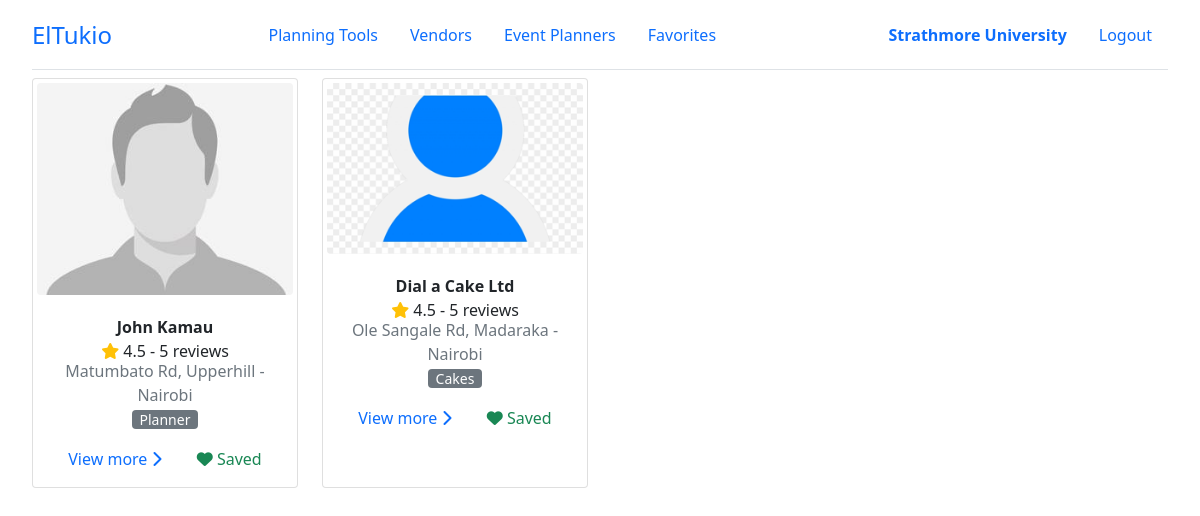
The app's page /organizer/bookmarks/ (signed in) with its own data.
### el_tukio/models.py (models this page shows, shortened)
class User(AbstractUser):
    class UserType(models.IntegerChoices):
        ORGANIZER = 0, _('Organizer')
        PLANNER = 1, _('Planner')
        VENDOR = 3, _('Vendor')
        __empty__ = _('(Unkown)')
    user_type = models.SmallIntegerField(blank=True, null=True, choices=UserType.choices)
    phone_number = PhoneNumberField(blank=True, null=True, unique=True)
    profile = models.ImageField(default='default.png', upload_to='profile_pics')
    @property
    def is_organizer(self):
        return self.user_type == self.UserType.ORGANIZER
    @property
    def is_planner(self):
        return self.user_type == self.UserType.PLANNER
    @property
    def is_vendor(self):
        return self.user_type == self.UserType.VENDOR
    @property
    def full_name(self):
        return f'{self.first_name} {self.last_name}'
    class Meta:
        ordering = ['last_name', 'first_name']

class Planner(models.Model):
    user = models.OneToOneField(User, on_delete=CASCADE, primary_key=True)
    description = models.TextField(max_length=5000, help_text='Brief description of your business')
    services_offered = models.TextField(max_length=5000, help_text='List the particular services your business offers')
    city = models.CharField(max_length=100, help_text='Primary (Current) city of residence')
    location = models.CharField(max_length=200, help_text='EG: Ole Sangale Rd, Madaraka')  # street code
    up_for_business = models.BooleanField(default=True, help_text='Ready to take business at the moment?')
    bookmarks = models.ManyToManyField(User, related_name='planner_bookmarks')

class Vendor(models.Model):
    user = models.OneToOneField(User, on_delete=CASCADE, primary_key=True)
    business_name = models.CharField(max_length=100)
    category = models.ForeignKey(VendorCategory, on_delete=SET_NULL, null=True, blank=True, help_text='Select a category for your business.')
    description = models.TextField(max_length=5000, help_text='Brief description of your business')
    services_offered = models.TextField(max_length=5000, help_text='List the particular services your business offers')
    city = models.CharField(max_length=100, help_text='City in which your business is located')
    location = models.CharField(max_length=200, help_text='EG: Ole Sangale Rd, Madaraka')  # street code
    open_hours = models.CharField(max_length=500, default='24/7', help_text='Business service (working) times')
    up_for_business = models.BooleanField(default=True, help_text='Ready to take business at the moment?')

class VendorCategory(models.Model):
    name = models.CharField( max_length=200, help_text='Select a category (EG: Venues)')

### el_tukio/utils/decorators.py (the view)
    def wrapper_func(request, *args, **kwargs):
        if request.user.is_authenticated and (request.user.is_planner or request.user.is_organizer):
            return view_func(request, *args, **kwargs)
        else:
            error_msg = 'Unauthorised action. You must be an event planner or organizer to access this page!'
            return HttpResponse(error_msg)

### el_tukio/views/main.py (called while the page is built)
@planner_or_organizer_required
def bookmarks(request, user_type):
    context = {}
    bookmarked_ids = list()
    if (request.user.is_organizer):
        bookmarked_ids = list(request.user.organizer.bookmarks.all().values('id'))
    elif (request.user.is_planner):
        bookmarked_ids = list(request.user.planner.bookmarks.all().values('id'))
    bookmarked_ids = tuple([x['id'] for x in bookmarked_ids])
    context['bookmarks'] = list(Planner.objects.filter(user_id__in=bookmarked_ids))
    context['bookmarks'] += list(Vendor.objects.filter(user_id__in=bookmarked_ids))
    return render(request, 'main/bookmarks.html', context)

### templates/main/bookmarks.html (shortened to what this page needs)
{% extends 'base.html' %}
{% block body %}
{% include 'components/header.html' %}
<div class="row row-cols-1 row-cols-md-3 row-cols-lg-4">
    {% for seller in bookmarks %}
    <div class="col">
        <div class="card h-100">
            <img src="{{ seller.user.profile.url }}" class="rounded m-1" alt="profile">
            <div class="card-body">
                <div class="fs-6"><strong>
                    {% if seller.user.is_vendor %}
                    {{ seller.business_name }}
                    {% else %}
                    {{ seller.user.full_name }}
                    {% endif %}
                </strong></div>
                <div class="rating">
                    <span class="text-warning"><i class="fas fa-star"></i></span>
                    <span class="num">4.5 - 5 reviews</span>
                </div>
                <div class="card-subtitle text-muted">{{ seller.location }} - {{ seller.city }}</div>
                <small class="btn-secondary rounded px-2">
                    {% if seller.user.is_vendor %}
                    {{ seller.category.name }}
                    {% else %}
                    {{ seller.user.get_user_type_display }}
                    {% endif %}
                </small>
                <div class="d-flex justify-content-evenly mt-3">
                    {% if seller.user.is_vendor %}
                    <a href="{% url 'vendor-details' vendor_id=seller.user_id %}" class="card-link">
                        View more
                        <i class="fa-solid fa-chevron-right"></i>
                    </a>
                    {% else %}
                    <a href="{% url 'planner-details' planner_id=seller.user_id %}" class="card-link">
                        View more
                        <i class="fa-solid fa-chevron-right"></i>
                    </a>
                    {% endif %}
                    <a href="{% url 'remove-bookmark' user_id=seller.user_id %}" class="card-link text-success">
                        <i class="fa-solid fa-heart"></i>
                        Saved
                    </a>
                </div>
            </div>
        </div>
    </div>
    {% endfor %}
</div>
{% endblock body %}

### templates/components/header.html
<header class="header border-bottom d-flex align-items-center justify-content-between mb-2" id="header">
    <a href="{% url 'home' %}" class="logo">ElTukio</a>
    <nav class="nav-main d-flex align-items-center">
        <a href="#" class="nav-link">Planning Tools</a>
        <a href="{% url 'vendors' %}" class="nav-link">Vendors</a>
        <a href="{% url 'planners' %}" class="nav-link">Event Planners</a>
        {% if user.is_organizer or user.is_planner %}
        <a href="{% url 'bookmarks' user_type=user.get_user_type_display.lower %}" class="nav-link">Favorites</a>
        {% endif %}
    </nav>
    <nav class="nav-profile d-flex align-items-center">
        {% if user.is_authenticated %}
        {% if user.is_vendor %}
        <a class="nav-link fw-bold" href="{% url 'vendor-dashboard' %}">{{ user.vendor.business_name }}</a>
        {% elif user.is_planner %}
        <a class="nav-link fw-bold" href="{% url 'planner-dashboard' %}">{{ user.full_name }}</a>
        {% elif user.is_organizer %}
        <a class="nav-link fw-bold" href="{% url 'organizer-dashboard' %}">{{ user.full_name }}</a>
        {% endif %}
        <a class="nav-link" href="{% url 'logout' %}">Logout</a>
        {% else %}
        <a class="nav-link" href="{% url 'login' %}">Login</a>
        <a class="nav-link" href="{% url 'register' %}">Register</a>
        {% endif %}
    </nav>
</header>

### static/css/main.css (style rules this page uses)
:root { --tk-dim-header: 70px; }
body { padding: 0 2rem 4rem; text-align: center; }
a { text-decoration: none; cursor: pointer; }
.header { height: var(--tk-dim-header); }
.logo { font-size: 1.5rem; }

### records on screen
User: full_name "Strathmore University"
Planner: user.profile (placeholder picture), user.full_name "John Kamau", location "Matumbato Rd, Upperhill", city "Nairobi", user.user_type "Planner", shows "View more"
Vendor: user.profile (placeholder picture), business_name "Dial a Cake Ltd", location "Ole Sangale Rd, Madaraka", city "Nairobi", category.name "Cakes", shows "View more"
